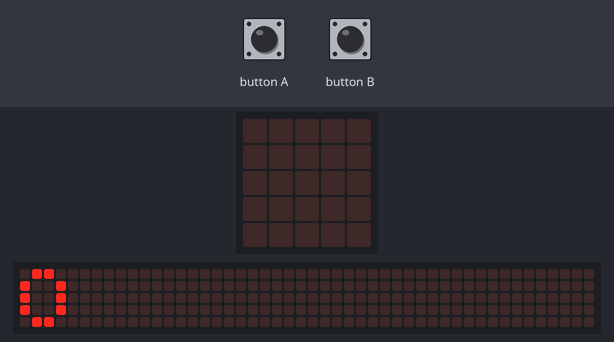
Bench run of a program on a simulated BBC micro:bit running MicroPython. Shown: the board's 5×5 LED display, a strip that is not on the board, showing the scrolling text unrolled. The test bench sets the inputs (shaded band). The 48×5 strip is a reading aid, not a part: it shows the text the display is scrolling, unrolled, one strip-width of it at a time.

Above: at 1.25 s.
1.3 s: button A pressed for 0.15 s
At 1.38 s:
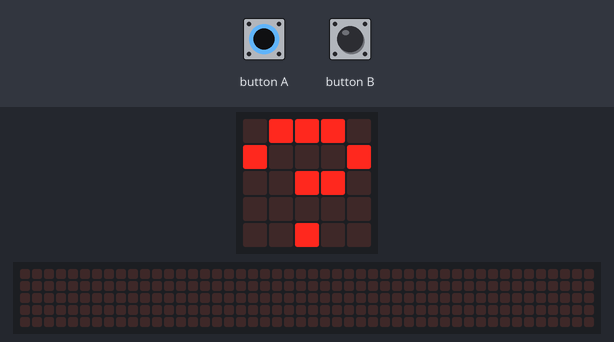
At 2.3 s:
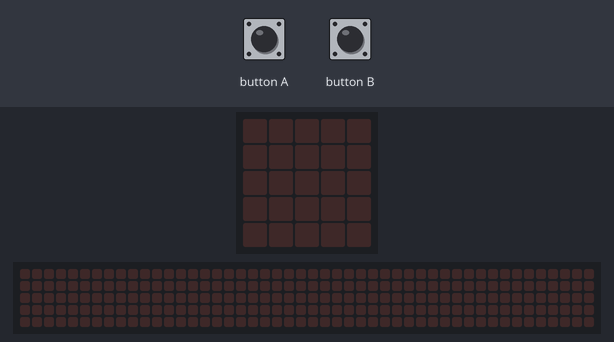
Timing chart, 0 to 4.3 s (numbered marks = the images above; inputs shaded):
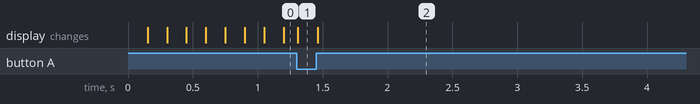

Measured:
- after the input at 1.3 s, the display: changes at once (image 1)

The program:

teacher.py
```python
from microbit import *
import radio
import time

radio.on()
begin = time.ticks_ms()
end = time.ticks_ms()
received = []
count = 0

while not button_a.is_pressed() and not button_b.is_pressed():
    display.scroll(str(count), wait = False, loop = True)

    if count > 999:
        digits = 4
    elif count > 99:
        digits = 3
    elif count > 9:
        digits = 2
    else:
        digits = 1

    while time.ticks_diff(end, begin) < (digits * 1600) - 150:
        message = radio.receive()

        if message is None:
            sleep(10)
        else:
            received.append(message)
            count += 1

        if button_a.is_pressed() or button_b.is_pressed():
            break

        end = time.ticks_ms()

    begin = end
    end = time.ticks_ms()

display.show('?')
while button_a.is_pressed() or button_b.is_pressed():
    sleep(50)

while received != []:

    if button_a.is_pressed() or button_b.is_pressed():
        display.show('-')
        radio.send(received[0])
        received = received[1:]

        while button_a.is_pressed() or button_b.is_pressed():
            sleep(50)

display.clear()
```
